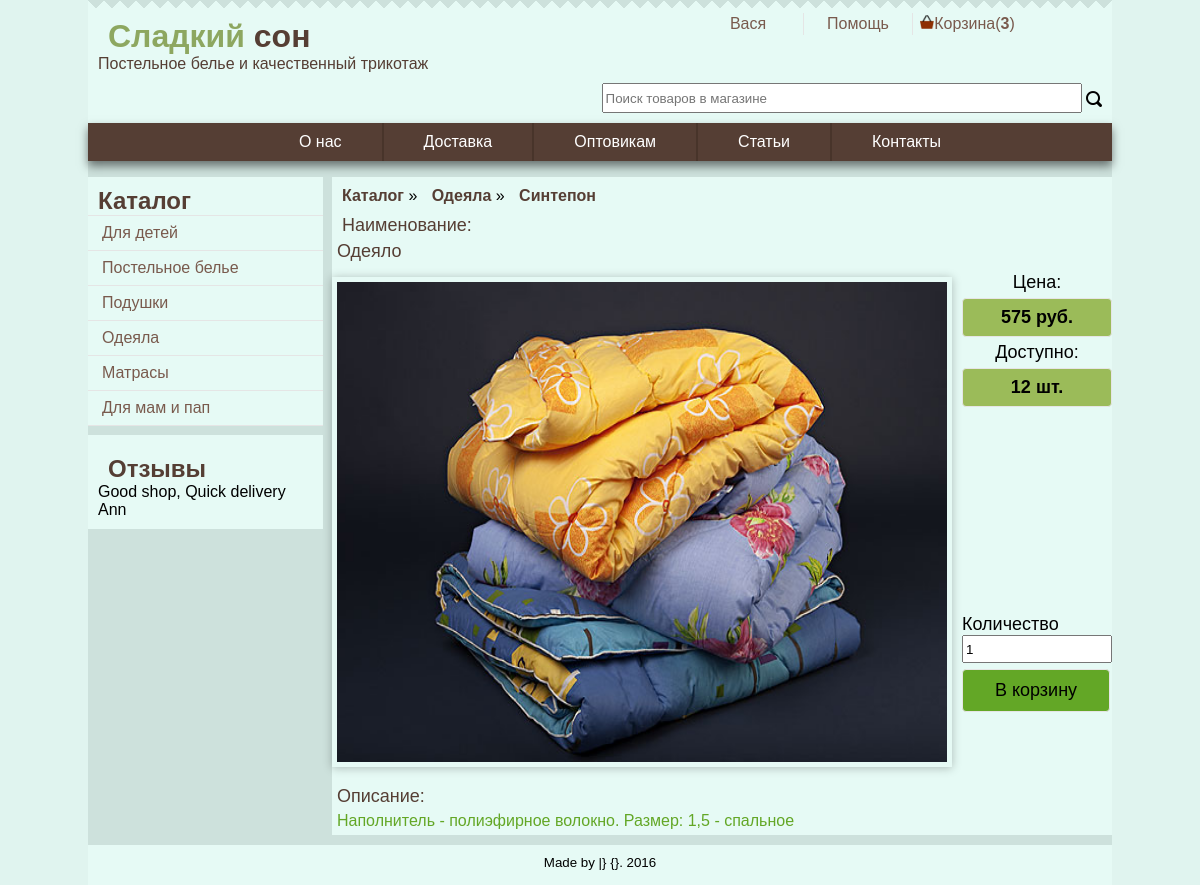
/index.php?section=store&id=31 (signed in), run on the app's committed database.
### tables this page shows
CREATE TABLE IF NOT EXISTS `carts` (
  `id` int(11) NOT NULL,
  `user_id` int(11) NOT NULL,
  `created` char(250) NOT NULL,
  `order_id` int(11) DEFAULT '0',
  `status` char(250) DEFAULT NULL,
  `comment` char(250) NOT NULL
);

CREATE TABLE IF NOT EXISTS `upmenu` (
  `id` int(11) NOT NULL,
  `name` char(30) NOT NULL,
  `link` char(30) NOT NULL
);

CREATE TABLE IF NOT EXISTS `catalog` (
  `id` int(11) NOT NULL,
  `parent_id` int(11) NOT NULL,
  `name` char(250) NOT NULL,
  `price` char(30) DEFAULT NULL,
  `amount` char(30) DEFAULT NULL,
  `link` char(250) DEFAULT NULL,
  `imgLink` char(250) DEFAULT NULL
);

CREATE TABLE IF NOT EXISTS `goods` (
  `id` int(11) NOT NULL,
  `parent_id` int(11) NOT NULL,
  `name` char(250) NOT NULL,
  `description` text NOT NULL,
  `price` double NOT NULL,
  `amount` char(30) NOT NULL,
  `link` char(250) NOT NULL DEFAULT '#',
  `img_link` char(250) DEFAULT NULL
);

### global.php (the view, shortened to what this page needs)
<?php
function Db()
{
    global $dbh;
    try {
        if (!$dbh) {
            $dbh = new PDO("mysql:host=localhost;dbname=" . DB_NAME . ';charset=UTF8;', DB_USER, DB_PASSWORD);
        }
    } catch (PDOException $e) {
        die("Error!: " . $e->getMessage() . "<br/>");
    }
    return $dbh;
}
function GetCatalogList($parent_id = 0)
{
    $sql = "SELECT * FROM catalog WHERE parent_id=?";
    $sth = Db()->prepare($sql);
    if (!$sth->execute([$parent_id])) {
        print_r($sth->errorInfo());
        die;
    }
    return $sth->fetchall();
}
function GetCatalogItem($id)
{
    $sql = "SELECT * FROM catalog where id=?";
    $sth = Db()->prepare($sql);
    if (!$sth->execute([$id])) {
        print_r($sth->errorInfo());
        die;
    }
    return $sth->fetch();
}
function GetProductItem($id)
{
    $sql = "SELECT * FROM goods WHERE id=?";
    $sth = Db()->prepare($sql);
    if (!$sth->execute([$id])) {
        print_r($sth->errorInfo());
        die;
    }
    return $sth->fetch();
}
function GetUpMenu()
{
    $sql = "SELECT * FROM `upmenu` WHERE 1";
    $sth = Db()->prepare($sql);
    if (!$sth->execute()) {
        print_r($sth->errorInfo());
        die;
    }
    return $sth->fetchall();
}
function ImgUrl()
{
    return "/img/";
}
function printUpmenu()
{
    $items = GetUpMenu();
    echo "<div class='upMenu'><ul>";
    foreach ($items as $item) {
        $link = '?section=common&action=' . $item['link'];
        echo "<li><a href=" . $link . "> $item[name] </a></li>";
    }
    echo "</ul></div>";
}
function printMenuCatalog()
{
    $items = GetCatalogList();
    echo "<div class='catalogContainer'>";
    echo "<h2>Каталог</h2>";
    echo "<ul class='mainCatalog'>";
    foreach ($items as $item) {
        ?>
        <li><a href='#'
               onclick="location.href='?section=store&category_id=<?= $item['id'] ?>'">
            <?= $item['name'] ?></a>
        <?php
        echo "<ul class='subCatalog'>";
            ?>
        <?php
        echo "</ul></li>";
    }
    echo "</ul></div>";
}
function showReviews()
{
    ?>
    <div class="reviewContainer">
        <h2>Отзывы</h2>
        <div class="customer">
            <div class="comment">
                Good shop,
                Quick delivery
            </div>
            <div class="name">Ann</div>
        </div>
    </div>
<?php
}
        ?>
<?php
function showItemDetail($params = [])
{
    if (GetProductItem(getId())) {
        $file = './page/main/store/itemDetail.php';
        if (file_exists($file)) {
            require_once($file);
        } else {
            echo("HOLD");
        }
        return true;
    } else return false;
}
function showStore()
{
    if (!getId() == '') {
        showItemDetail();
    } else if (!getCategory_id() == '') {
        showCatalogDetail();
    } else showCommon('help');
}
function loginButton()
{
    if (isset($_SESSION['sess_login'])) {
        printPrivateMenu();
    } else {
        printPublicMenu();
    }
}
function cartButton()
{
    $cart = '<a href=' . $_SERVER['PHP_SELF'] . '?section=cart&action=show>';
    $cart .= '<img src = ' . ImgUrl() . 'basket.png style=width:14px>Корзина';
    $cart .= "(<b id=cartAmount>" . CountCartItems(GetCartId()) . "</b>)";
    $cart .= "</a>";
    echo($cart);
}
function helpButton()
{
    ?>
    <a href="<?= $_SERVER['PHP_SELF'] ?>?section=common&action=help">Помощь</a>
<?php
}
function getId()
{
    return isset($_GET['id']) ? $_GET['id'] : '';
}
        ?>
        <?php
function CountCartItems($cart_id)
{
    if (count(GetCartItemsList($cart_id))) {
        return count(GetCartItemsList($cart_id));
    }
    return 0;
}
function GetCartItemsList($cart_id)
{
    $sql = "SELECT * FROM cart_items WHERE cart_id=?";
    $sth = Db()->prepare($sql);
    if (!$sth->execute([$cart_id])) {
        print_r($sth->errorInfo());
        die;
    }
    return $sth->fetchall();
}
function GetUserCart($user_id)
{
    $sql = "SELECT * FROM carts WHERE user_id=?";
    $sth = Db()->prepare($sql);
    if (!$sth->execute([$user_id])) {
        print_r($sth->errorInfo());
        die;
    }
    return $sth->fetch();
}
function GetCartId()
{
    if (isset($_SESSION['sess_id'])) {
        if (GetUserCart($_SESSION['sess_id'])['id']) {
            return GetUserCart($_SESSION['sess_id'])['id'];
        } else {
            date_default_timezone_set('Europe/Moscow');
            $today = date("Y-m-d H:i:s", time());
            return AddCart($_SESSION['sess_id'], $today, 'User Cart Created success');
        }
    }
}

### page/main/store/itemDetail.php (shortened to what this page needs)
<?php
if (getId()) {
    $item = GetProductItem(getId());
    $category_id = GetProductItem(getId())['parent_id'];
    $catalog = GetCatalogItem($category_id);
    $masterCatalog = GetCatalogItem($catalog['parent_id']);
} else {
    $errors[] = 'Отсутствует id товара';
    return $errors;
};
?>
<H4 class="CatalogItem">
    <a href="<?= $_SERVER['PHP_SELF'] ?>?section=store&action=show">Каталог</a>
</H4>
<span class="separator">»</span>
<?php if ($masterCatalog): ?>
    <H4 class="CatalogItem">
        <a href="<?= $_SERVER['PHP_SELF'] ?>?section=store&category_id=<?= $masterCatalog['id'] ?>">
            <?= $masterCatalog['name'] ?></a>
    </H4>
    <span class="separator">»</span>
<?php endif; ?>
<H4 class="CatalogItem">
    <a href="<?= $_SERVER['PHP_SELF'] ?>?section=store&category_id=<?= $catalog['id'] ?>">
        <?= $catalog['name'] ?>
    </a>
</H4>
<div class="goodsContainer">
    <div class="itemDetail">
        <div class="name">
            <p>Наименование:</p>
            <?= $item['name'] ?>
        </div>
        <?php if ($item['img_link']) {
            echo "<img src = " . ImgUrl() . $item['img_link'] . ">";
        } else {
            echo "<img alt = 'prepare' src = " . ImgUrl() . "no_img.png>";
        }?>
        <div class="blockFloat">
            <div class="price">
                <p>Цена:</p>
                <b><?= $item['price'] ?> руб.</b>
            </div>
            <div class="amount">
                <p>Доступно:</p>
                <b><?= $item['amount'] ?> шт.</b>
            </div>
            <div>
                <form method="post"
                      action="<?= $_SERVER['PHP_SELF'] ?>?section=store&action=addGoods&id=<?= $item['id'] ?>">
                    <div class="amountItems">
                        <label for="amountItems">Количество</label>
                        <input id="amountItems" type="number" name="amount"
                               min="0" max="<?= $item['amount'] ?>"
                               value="1">
                    </div>
                    <button class="addToCartButton" type="submit">В корзину</button>
                </form>
            </div>
        </div>
        <div class="description">
            <p>Описание:</p>
            <p><?= $item['description'] ?></p>
        </div>
    </div>
</div>

### css/style.css (style rules this page uses)
body { background-color: #e0f4ef; margin: 0; padding: 0; font-family: sans-serif; font-size: 16px; }
h4, h3, h2, h1 { padding-left: 10px; padding-top: 10px; margin: 0; color: #553e34; display: block; }
.goodsContainer, .topSaleContainer, .catalogContainer, .mainCatalog, .reviewContainer { background-color: #e6faf5; }
.userMenu li > a { display: block; padding: 2px 0; color: #795a4d; text-decoration: none; border-left: 1px solid #E5E5E5; position: relative; }
.userMenu li:first-child a, .upMenu li:first-child a { border-left: none; }
.upMenu { margin: 0; padding: 0; list-style: none; text-align: center; background-color: #553e34; clear: both; box-shadow: 0 5px 9px 0 rgba(0, 0, 0, 0.5); -webkit-box-shadow: 0 5px 9px 0 rgba(0, 0, 0, 0.5); -moz-box-shadow: 0 5px 9px 0 rgba(0, 0, 0, 0.5); }
.upMenu li { display: inline-block; width: auto; }
.upMenu a { display: block; padding: 10px 40px; color: white; text-decoration: none; border-left: 2px solid #48342a; }
.reviewContainer { margin-top: 10px; padding: 10px; }
.mainCatalog { width: inherit; margin: 0; padding: 0; list-style: none; }
.mainCatalog a { display: block; margin-bottom: -1px; padding: 8px 14px; color: #795a4d; text-decoration: none; border-top: 1px solid #E5E5E5; border-bottom: 1px solid #E5E5E5; }
.mainCatalog > li { position: relative; }
.CatalogItem { display: inline-block; margin: 0 auto; text-decoration: none; }
.CatalogItem a { text-decoration: none; color: #553e34; }
.itemDetail p { margin: 5px; }
.itemDetail { max-height: 800px; }
.itemDetail .name { padding: 5px; color: #553e34; width: 550px; font-size: large; }
.itemDetail img { display: inline-block; padding: 5px; max-width: 610px; height: 480px; margin: 10px 0; -webkit-box-shadow: 0 1px 9px 0 rgba(0, 0, 0, 0.25); -moz-box-shadow: 0 1px 9px 0 rgba(0, 0, 0, 0.25); box-shadow: 0 1px 9px 0 rgba(0, 0, 0, 0.25); }
.blockFloat { position: relative; float: right; height: 450px; width: 150px; font-size: large; }
.blockFloat p { padding: 0; margin: 5px; }
.blockFloat .amount b, .blockFloat .price b { padding: 8px; display: block; text-align: center; border: 1px solid #E5E5E5; background-color: #9bbb59; border-radius: 4px; }
.blockFloat .addToCartButton { display: block; position: absolute; bottom: 5px; width: 148px; border: 1px solid #E5E5E5; background-color: #63a726; border-radius: 4px; padding: 10px 0; font-size: large; }
.amountItems { display: block; position: absolute; bottom: 78px; height: 25px; width: 135px; }
.amountItems input { height: 22px; width: 142px; }
.description p:first-child { font-size: large; color: #553e34; }
.description p:last-child { color: #63a726; }
.amount, .price { text-align: center; }

### data on the page
carts: id "3"
upmenu: name "О нас"
upmenu: name "Доставка"
upmenu: name "Оптовикам"
upmenu: name "Статьи"
upmenu: name "Контакты"
catalog: name "Для детей"
catalog: name "Постельное белье"
catalog: name "Подушки"
catalog: name "Одеяла"
catalog: name "Матрасы"
catalog: name "Для мам и пап"
catalog: name "Синтепон"
goods: name "Одеяло", img_link (picture), price "575", amount "12", description "Наполнитель - полиэфирное волокно. Размер: 1,5 - спальное"

### other printed values
$_SESSION['sess_name'] "Вася"
